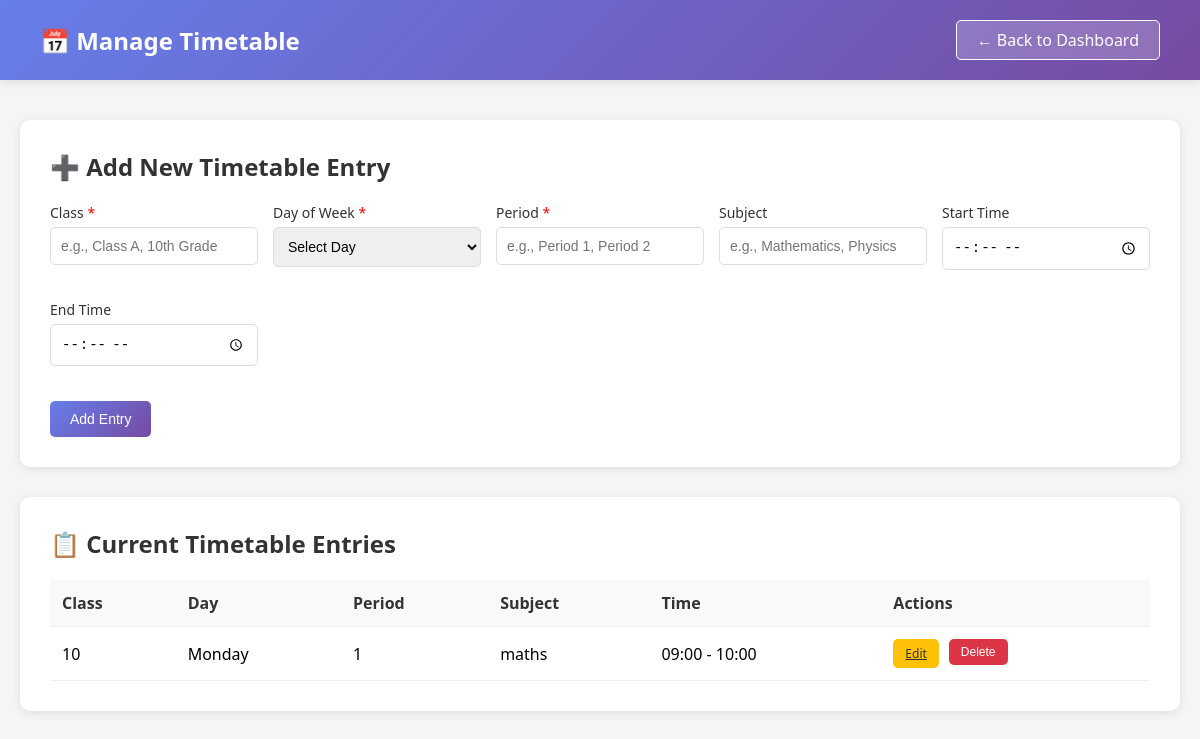
The page /timetable/manage (signed in) on the database its author committed.
### models.py (models this page shows)
class Timetable(Base):
    __tablename__ = 'timetable'
    id = Column(Integer, primary_key=True)
    class_name = Column(String, nullable=False)
    day_of_week = Column(String, nullable=False)  # e.g., 'Monday', 'Tuesday'
    period = Column(String, nullable=False)       # e.g., 'Period 1', 'Period 2'
    subject = Column(String, nullable=True)       # e.g., 'Mathematics', 'Physics'
    start_time = Column(String, nullable=True)    # e.g., '09:00'
    end_time = Column(String, nullable=True)      # e.g., '10:00'

### app.py (the view, shortened to what this page needs)
@app.route('/timetable/manage', methods=['GET', 'POST'])
@login_required
def manage_timetable():
    if current_user.role != 'teacher':
        flash('Access denied! Teachers only.', 'error')
        return redirect(url_for('login'))
    db = SessionLocal()
    day_order = ['Monday', 'Tuesday', 'Wednesday', 'Thursday', 'Friday', 'Saturday', 'Sunday']
    timetable_entries = db.query(Timetable).all()
    timetable_entries.sort(key=lambda x: (day_order.index(x.day_of_week) if x.day_of_week in day_order else 999, x.period))
    db.close()
    return render_template('manage_timetable.html', timetable_entries=timetable_entries)

### app.py (called while the page is built)
@login_manager.user_loader
def load_user(user_id):
    db = SessionLocal()
    user = db.query(User).get(int(user_id))
    db.close()
    return user

### templates/manage_timetable.html (shortened to what this page needs)
<!DOCTYPE html>
<html lang="en">
<head>
</head>
<body>
    <div class="header">
        <div class="header-content">
            <h1>📅 Manage Timetable</h1>
            <a href="{{ url_for('teacher_dashboard') }}" class="back-btn">← Back to Dashboard</a>
        </div>
    </div>
    <div class="container">
        <div class="card">
            <h2>➕ Add New Timetable Entry</h2>
            <form method="POST" action="{{ url_for('manage_timetable') }}">
                <div class="form-grid">
                    <div class="form-group">
                        <label>Class <span class="required">*</span></label>
                        <input type="text" name="class_name" required placeholder="e.g., Class A, 10th Grade">
                    </div>
                    <div class="form-group">
                        <label>Day of Week <span class="required">*</span></label>
                        <select name="day_of_week" required>
                            <option value="">Select Day</option>
                        </select>
                    </div>
                    <div class="form-group">
                        <label>Period <span class="required">*</span></label>
                        <input type="text" name="period" required placeholder="e.g., Period 1, Period 2">
                    </div>
                    <div class="form-group">
                        <label>Subject</label>
                        <input type="text" name="subject" placeholder="e.g., Mathematics, Physics">
                    </div>
                    <div class="form-group">
                        <label>Start Time</label>
                        <input type="time" name="start_time">
                    </div>
                    <div class="form-group">
                        <label>End Time</label>
                        <input type="time" name="end_time">
                    </div>
                </div>
                <button type="submit" class="btn btn-primary">Add Entry</button>
            </form>
        </div>
        <div class="card">
            <h2>📋 Current Timetable Entries</h2>
            {% if timetable_entries %}
                <div class="table-container">
                    <table>
                        <thead>
                            <tr>
                                <th>Class</th>
                                <th>Day</th>
                                <th>Period</th>
                                <th>Subject</th>
                                <th>Time</th>
                                <th>Actions</th>
                            </tr>
                        </thead>
                        <tbody>
                            {% for entry in timetable_entries %}
                            <tr>
                                <td>{{ entry.class_name }}</td>
                                <td>{{ entry.day_of_week }}</td>
                                <td>{{ entry.period }}</td>
                                <td>{{ entry.subject or '-' }}</td>
                                <td>
                                    {% if entry.start_time and entry.end_time %}
                                        {{ entry.start_time }} - {{ entry.end_time }}
                                    {% else %}
                                        -
                                    {% endif %}
                                </td>
                                <td>
                                    <div class="actions">
                                        <a href="{{ url_for('edit_timetable', id=entry.id) }}" class="btn btn-edit">Edit</a>
                                        <form method="POST" action="{{ url_for('delete_timetable', id=entry.id) }}" style="display: inline;" onsubmit="return confirm('Are you sure you want to delete this entry?');">
                                            <button type="submit" class="btn btn-danger">Delete</button>
                                        </form>
                                    </div>
                                </td>
                            </tr>
                            {% endfor %}
                        </tbody>
                    </table>
                </div>
            {% endif %}
        </div>
    </div>
</body>
</html>

### templates/manage_timetable.html (style rules this page uses)
* { margin: 0; padding: 0; box-sizing: border-box; }
body { font-family: 'Segoe UI', Tahoma, Geneva, Verdana, sans-serif; background: #f5f5f5; }
.header { background: linear-gradient(135deg, #667eea 0%, #764ba2 100%); color: white; padding: 20px 40px; box-shadow: 0 2px 10px rgba(0,0,0,0.1); }
.header-content { max-width: 1200px; margin: 0 auto; display: flex; justify-content: space-between; align-items: center; }
.header h1 { font-size: 24px; }
.back-btn { background: rgba(255,255,255,0.2); color: white; padding: 8px 20px; border: 1px solid white; border-radius: 5px; text-decoration: none; transition: background 0.3s; }
.container { max-width: 1200px; margin: 40px auto; padding: 0 20px; }
.card { background: white; padding: 30px; border-radius: 10px; box-shadow: 0 2px 10px rgba(0,0,0,0.1); margin-bottom: 30px; }
.card h2 { color: #333; margin-bottom: 20px; }
.form-grid { display: grid; grid-template-columns: repeat(auto-fit, minmax(200px, 1fr)); gap: 15px; margin-bottom: 20px; }
.form-group { margin-bottom: 15px; }
label { display: block; margin-bottom: 5px; color: #333; font-weight: 500; font-size: 14px; }
input[type="text"], input[type="time"], select { width: 100%; padding: 10px; border: 1px solid #ddd; border-radius: 5px; font-size: 14px; }
.btn { padding: 10px 20px; border: none; border-radius: 5px; cursor: pointer; font-size: 14px; transition: transform 0.2s; }
.btn-primary { background: linear-gradient(135deg, #667eea 0%, #764ba2 100%); color: white; }
.btn-danger { background: #dc3545; color: white; padding: 6px 12px; font-size: 12px; }
.btn-edit { background: #ffc107; color: #333; padding: 6px 12px; font-size: 12px; margin-right: 5px; }
.table-container { overflow-x: auto; }
table { width: 100%; border-collapse: collapse; }
th, td { padding: 12px; text-align: left; border-bottom: 1px solid #eee; }
th { background: #f8f9fa; color: #333; font-weight: 600; }
.required { color: red; }
.actions { display: flex; gap: 5px; }

### rows shown on the page
Timetable: class_name "10", day_of_week "Monday", period "1", subject "maths", start_time "09:00", end_time "10:00"
